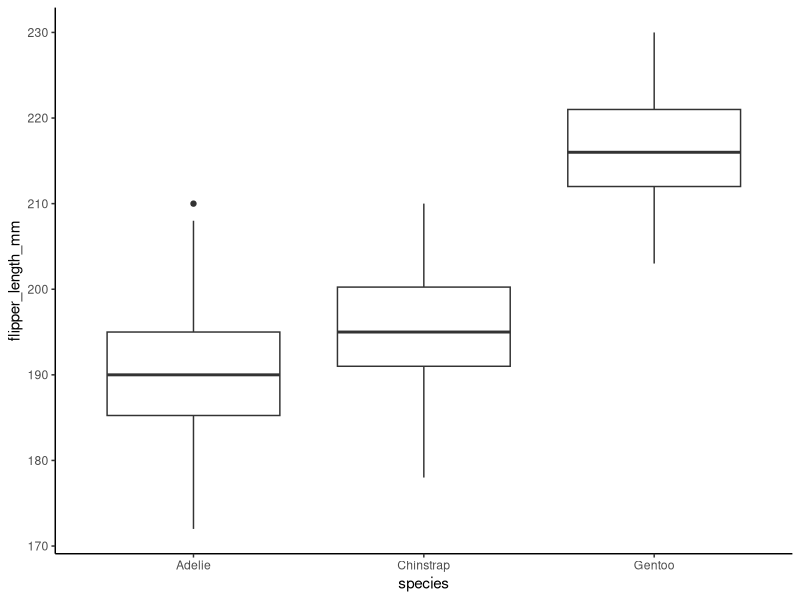
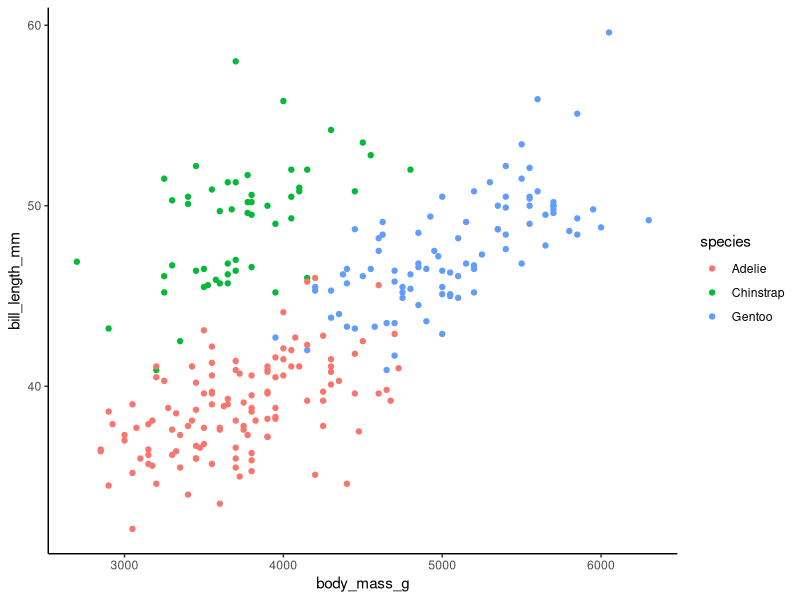

The R script that drew these images, in order:
## ---- chunk 1
library(palmerpenguins) #Lendo o pacote
pinguins <- penguins
str(pinguins) #Estrutura do objeto.
## ---- chunk 2
summary(pinguins) #Resumo estatístico
## ---- chunk 3
pinguins <- na.omit(pinguins)
summary(pinguins)
## ---- chunk 4
pinguins <- pinguins[sample(nrow(pinguins)),]
n <- round(0.8*nrow(pinguins))

treino <- pinguins[(1:n),]
teste <- pinguins[-(1:n),]
## ---- chunk 5
library(ggplot2)

ggplot(treino,aes(x=species,y=flipper_length_mm))+
  geom_boxplot()+
  theme_classic()

ggplot(treino,aes(x=body_mass_g,y=bill_length_mm,color=species))+
  geom_point()+
  theme_classic()
## ---- chunk 6
distancia <- c()

for(k in 1:nrow(treino)){
  distancia[k] <- sqrt((teste$body_mass_g[1] - treino$body_mass_g[k])*2 + (teste$bill_length_mm[1] - treino$bill_length_mm[k])*2)
}

treino$species[order(distancia)[1]]
teste$species[1]
## ---- chunk 7
distancia <- c()
classificacao <- c()

for(j in 1:nrow(teste)){
for(k in 1:nrow(treino)){
  distancia[k] <- sqrt((teste$body_mass_g[j] - treino$body_mass_g[k])**2 + (teste$bill_length_mm[j] - treino$bill_length_mm[k])**2)
}
  classificacao[j] <- as.character(treino$species[order(distancia)[1]])
}

mean(teste$species == classificacao)
